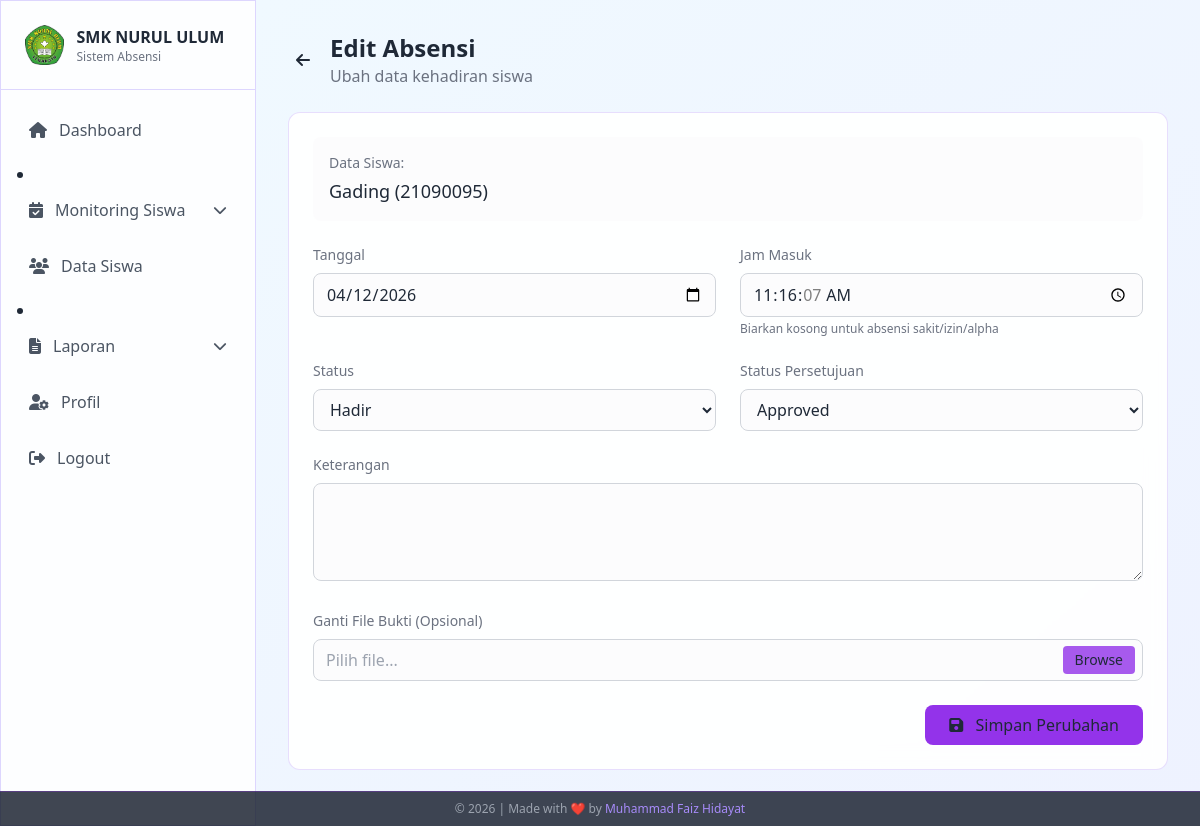
The page /admin/absensi/edit.php?id=67 (signed in) on the database its author committed.
### tables this page shows
CREATE TABLE `absensi` (
  `id` int NOT NULL AUTO_INCREMENT,
  `siswa_id` int NOT NULL,
  `tanggal` date NOT NULL,
  `jam_masuk` time DEFAULT NULL,
  `status` enum('Hadir','Sakit','Izin','Terlambat','Alpha') NOT NULL,
  `keterangan` text,
  `bukti_file` varchar(255) DEFAULT NULL,
  `approval_status` enum('Pending','Approved','Rejected') DEFAULT 'Pending',
  `created_at` timestamp NOT NULL DEFAULT CURRENT_TIMESTAMP,
  `updated_at` timestamp NOT NULL DEFAULT CURRENT_TIMESTAMP ON UPDATE CURRENT_TIMESTAMP,
  PRIMARY KEY (`id`),
  KEY `siswa_id` (`siswa_id`),
  KEY `tanggal` (`tanggal`),
  CONSTRAINT `fk_absensi_siswa` FOREIGN KEY (`siswa_id`) REFERENCES `siswa` (`id`) ON DELETE CASCADE
);

CREATE TABLE `siswa` (
  `id` int NOT NULL AUTO_INCREMENT,
  `user_id` int DEFAULT NULL COMMENT 'FK ke tabel users',
  `nis` varchar(20) NOT NULL,
  `nama_lengkap` varchar(100) NOT NULL,
  `kelas` enum('10','11','12') NOT NULL,
  `jurusan` enum('TKJ','MP','AKL','TSM','TKR') NOT NULL,
  `email` varchar(100) NOT NULL,
  `password` varchar(255) NOT NULL,
  `foto_profil` varchar(255) DEFAULT 'assets/default/photo-profile.png',
  `created_at` timestamp NOT NULL DEFAULT CURRENT_TIMESTAMP,
  `updated_at` timestamp NOT NULL DEFAULT CURRENT_TIMESTAMP ON UPDATE CURRENT_TIMESTAMP,
  PRIMARY KEY (`id`),
  UNIQUE KEY `nis` (`nis`),
  UNIQUE KEY `email` (`email`),
  KEY `fk_siswa_user` (`user_id`),
  CONSTRAINT `fk_siswa_user` FOREIGN KEY (`user_id`) REFERENCES `users` (`id`) ON DELETE SET NULL
);

### admin/absensi/edit.php (the view, shortened to what this page needs)
<?php
require_once '../../config/database.php';
$id = $_GET['id'];
$sql = "SELECT a.*, s.nama_lengkap, s.nis
        FROM absensi a
        JOIN siswa s ON a.siswa_id = s.id
        WHERE a.id = :id";
$stmt = $conn->prepare($sql);
$stmt->execute(['id' => $id]);
$absensi = $stmt->fetch(PDO::FETCH_ASSOC);
?>
<!DOCTYPE html>
<html lang="en">
<head>
    <script src="https://cdn.tailwindcss.com"></script>
    <link rel="stylesheet" href="https://cdnjs.cloudflare.com/ajax/libs/font-awesome/6.4.2/css/all.min.css">
</head>
<body class="min-h-screen text-gray-800 bg-fixed">
    <aside id="sidebar"
        class="fixed top-0 left-0 h-screen w-64 glass-effect border-r border-violet-200 z-50 sidebar-transition -translate-x-full lg:translate-x-0">
        <div class="flex items-center justify-between p-4 lg:p-6 border-b border-violet-200">
            <div class="flex items-center gap-3">
                <img src="../../assets/default/logosmk.png" alt="SMK NURUL ULUM" class="h-8 lg:h-10 w-auto">
                <div>
                    <h1 class="font-semibold text-sm lg:text-base text-gray-800">SMK NURUL ULUM</h1>
                    <p class="text-xs text-gray-500">Sistem Absensi</p>
                </div>
            </div>
        </div>
        <nav class="p-4 space-y-2 overflow-y-auto no-scrollbar" style="max-height: calc(100vh - 76px);">
            <a href="../dashboard/"
                class="flex items-center gap-3 text-gray-600 p-3 rounded-lg hover:bg-violet-100 transition-colors">
                <i class="fas fa-home"></i><span>Dashboard</span>
            </a>
            <li class="relative group">
                <button
                    class="flex items-center gap-3 text-gray-600 p-3 rounded-lg hover:bg-violet-100 transition-colors w-full">
                    <i class="fas fa-calendar-check"></i><span>Monitoring Siswa</span>
                    <i class="fas fa-chevron-down ml-auto text-sm"></i>
                </button>
            </li>
            <a href="../siswa/"
                class="flex items-center gap-3 text-gray-600 p-3 rounded-lg hover:bg-violet-100 transition-colors">
                <i class="fas fa-users"></i><span>Data Siswa</span>
            </a>
            <li class="relative group">
                <button
                    class="flex items-center gap-3 text-gray-600 p-3 rounded-lg hover:bg-violet-100 transition-colors w-full">
                    <i class="fas fa-file-alt"></i><span>Laporan</span>
                    <i class="fas fa-chevron-down ml-auto text-sm"></i>
                </button>
            </li>
            <a href="../profil/"
                class="flex items-center gap-3 text-gray-600 p-3 rounded-lg hover:bg-violet-100 transition-colors">
                <i class="fas fa-user-cog"></i><span>Profil</span>
            </a>
            <a href="../logout.php"
                class="flex items-center gap-3 text-gray-600 p-3 rounded-lg hover:bg-red-50 hover:text-red-600 transition-colors mt-10">
                <i class="fas fa-sign-out-alt"></i><span>Logout</span>
            </a>
        </nav>
    </aside>
    <main class="lg:ml-64 min-h-screen bg-gradient-to-br from-sky-50 to-indigo-50 transition-all duration-300">
        <div class="p-4 lg:p-8">
            <div class="max-w-4xl mx-auto">
                <div class="flex items-center mb-6">
                    <a href="index.php?id=<?= $id ?>"
                        class="mr-3 p-2 rounded-full hover:bg-gray-100 transition-colors">
                        <i class="fas fa-arrow-left"></i>
                    </a>
                    <div>
                        <h1 class="text-xl md:text-2xl font-bold">Edit Absensi</h1>
                        <p class="text-sm md:text-base text-gray-500">Ubah data kehadiran siswa</p>
                    </div>
                </div>
                <div class="glass-effect rounded-xl p-4 md:p-6 mb-6 animate-fade-in">
                    <form method="POST" enctype="multipart/form-data">
                        <div class="mb-6 p-4 bg-gray-50/50 rounded-lg">
                            <p class="text-sm text-gray-500 mb-1">Data Siswa:</p>
                            <p class="text-base md:text-lg font-medium break-words">
                                <?= htmlspecialchars($absensi['nama_lengkap']) ?>
                                (<?= htmlspecialchars($absensi['nis']) ?>)</p>
                        </div>
                        <div class="grid grid-cols-1 md:grid-cols-2 gap-4 md:gap-6 mb-6">
                            <div>
                                <label for="tanggal" class="block text-sm text-gray-500 mb-2">Tanggal</label>
                                <input type="date" id="tanggal" name="tanggal" value="<?= $absensi['tanggal'] ?>"
                                    required
                                    class="w-full bg-gray-50/50 border border-gray-300 rounded-lg px-3 py-3 md:py-2 text-gray-800 focus:outline-none focus:border-violet-500 touch-target">
                            </div>
                            <div>
                                <label for="jam_masuk" class="block text-sm text-gray-500 mb-2">Jam Masuk</label>
                                <input type="time" id="jam_masuk" name="jam_masuk"
                                    value="<?= $absensi['jam_masuk'] !== '00:00:00' ? $absensi['jam_masuk'] : '' ?>"
                                    class="w-full bg-gray-50/50 border border-gray-300 rounded-lg px-3 py-3 md:py-2 text-gray-800 focus:outline-none focus:border-violet-500 touch-target">
                                <p class="text-xs text-gray-500 mt-1">Biarkan kosong untuk absensi sakit/izin/alpha</p>
                            </div>
                            <div>
                                <label for="status" class="block text-sm text-gray-500 mb-2">Status</label>
                                <select id="status" name="status" required onchange="toggleTimeVisibility()"
                                    class="w-full bg-gray-50/50 border border-gray-300 rounded-lg px-3 py-3 md:py-2 text-gray-800 focus:outline-none focus:border-violet-500 touch-target">
                                    <option value="Hadir" <?= $absensi['status'] == 'Hadir' ? 'selected' : '' ?>>Hadir
                                    </option>
                                </select>
                            </div>
                            <div>
                                <label for="approval_status" class="block text-sm text-gray-500 mb-2">Status
                                    Persetujuan</label>
                                <select id="approval_status" name="approval_status" required
                                    class="w-full bg-gray-50/50 border border-gray-300 rounded-lg px-3 py-3 md:py-2 text-gray-800 focus:outline-none focus:border-violet-500 touch-target">
                                    <option value="Approved" <?= $absensi['approval_status'] == 'Approved' ? 'selected' : '' ?>>Approved</option>
                                </select>
                            </div>
                        </div>
                        <div class="mb-6">
                            <label for="keterangan" class="block text-sm text-gray-500 mb-2">Keterangan</label>
                            <textarea id="keterangan" name="keterangan" rows="3"
                                class="w-full bg-gray-50/50 border border-gray-300 rounded-lg px-3 py-3 text-gray-800 focus:outline-none focus:border-violet-500 touch-target"><?= htmlspecialchars($absensi['keterangan']) ?></textarea>
                        </div>
                        <div class="mb-6">
                            <label for="bukti_file" class="block text-sm text-gray-500 mb-2">Ganti File Bukti
                                (Opsional)</label>
                            <div class="relative">
                                <input type="text" id="file_name" readonly placeholder="Pilih file..."
                                    class="w-full bg-gray-50/50 border border-gray-300 rounded-lg px-3 py-3 md:py-2 text-gray-800 cursor-pointer touch-target"
                                    onclick="document.getElementById('bukti_file').click()">
                                <button type="button" onclick="document.getElementById('bukti_file').click()"
                                    class="absolute right-2 top-1/2 -translate-y-1/2 px-3 py-1 bg-purple-600/80 hover:bg-purple-600 rounded text-sm">
                                    Browse
                                </button>
                            </div>
                        </div>
                        <div class="flex justify-end">
                            <button type="submit"
                                class="w-full md:w-auto px-6 py-3 md:py-2 bg-purple-600 hover:bg-purple-700 text-gray-800 rounded-lg transition-colors font-medium">
                                <i class="fas fa-save mr-2"></i> Simpan Perubahan
                            </button>
                        </div>
                    </form>
                </div>
            </div>
        </div>
    </main>
</body>
</html>

### admin/absensi/edit.php (style rules this page uses)
.glass-effect { background: rgba(255, 255, 255, 0.92); backdrop-filter: blur(10px); border: 1px solid rgba(139, 92, 246, 0.2); }
body { background: linear-gradient(135deg, #e0f2fe 0%, #ede9fe 100%); }
.sidebar-transition { transition: transform 0.3s ease-in-out; }
.no-scrollbar { -ms-overflow-style: none; scrollbar-width: none; }
.animate-fade-in { animation: fadeIn 0.3s ease forwards; }

### rows shown on the page
absensi: siswa.nama_lengkap "Gading", siswa.nis "21090095", tanggal "04/12/2026", jam_masuk "11:16:07", status "Hadir", approval_status "Approved"
